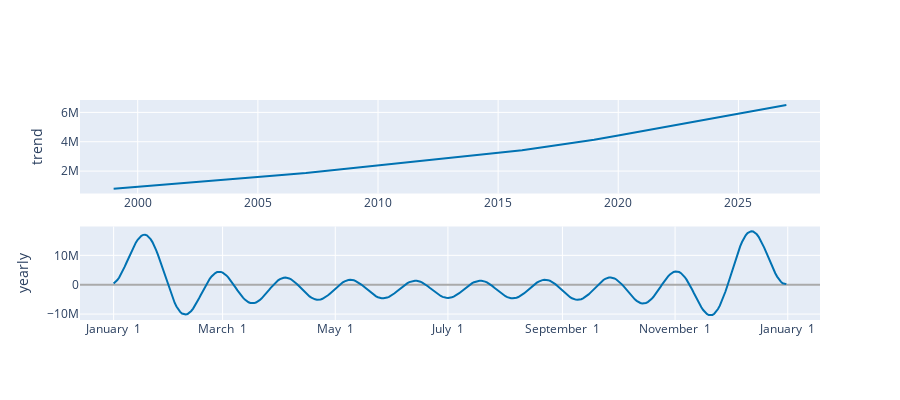

Here is the notebook cell this chart was saved with:
### Markdown cell above
## Tendencias

### Code cell
plot_components_plotly(m, forecast)
